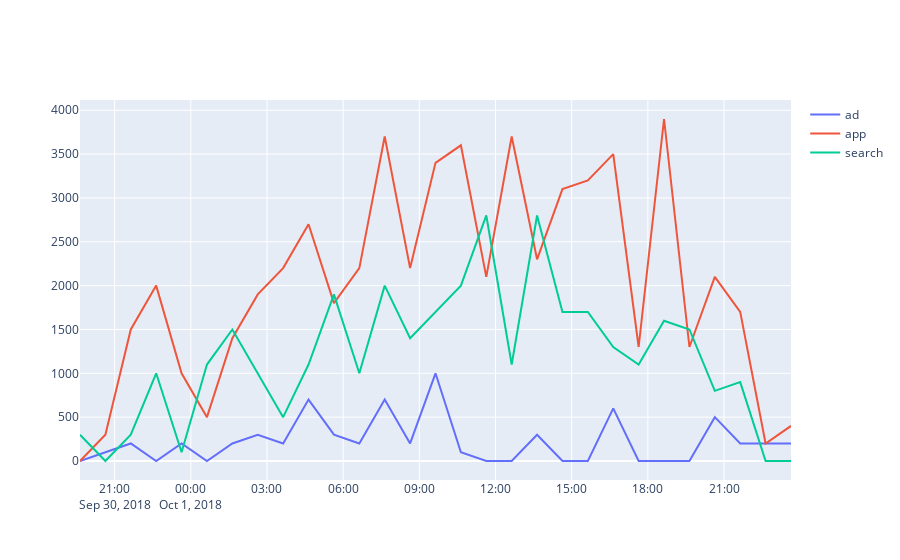

The cell this chart's notebook holds for it:
### Code cell
import plotly 
#1時間毎の売上を流入ごとに分けたデータ。
time_referrer_price_df=pdf.groupby(['referrer','about_time'])['price'].sum().unstack(level='referrer').fillna(0).reset_index()
data=[plotly.graph_objs.Scatter(x=time_referrer_price_df['about_time'],y=time_referrer_price_df[referrer],name=referrer) for referrer in ['ad','app','search']]
fig=plotly.graph_objs.Figure(data=data,title='時間毎のitem売上')
fig.show()
